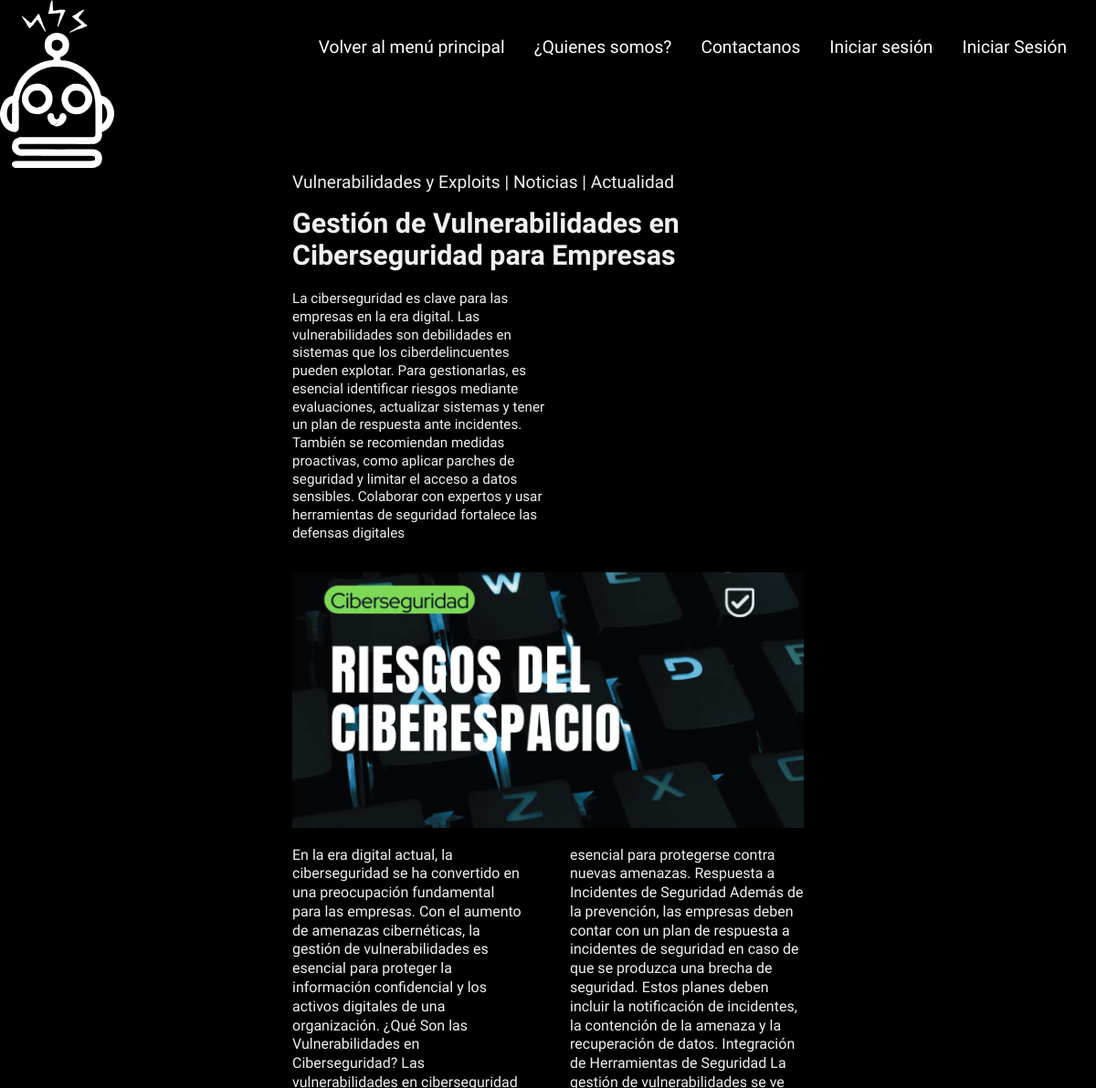
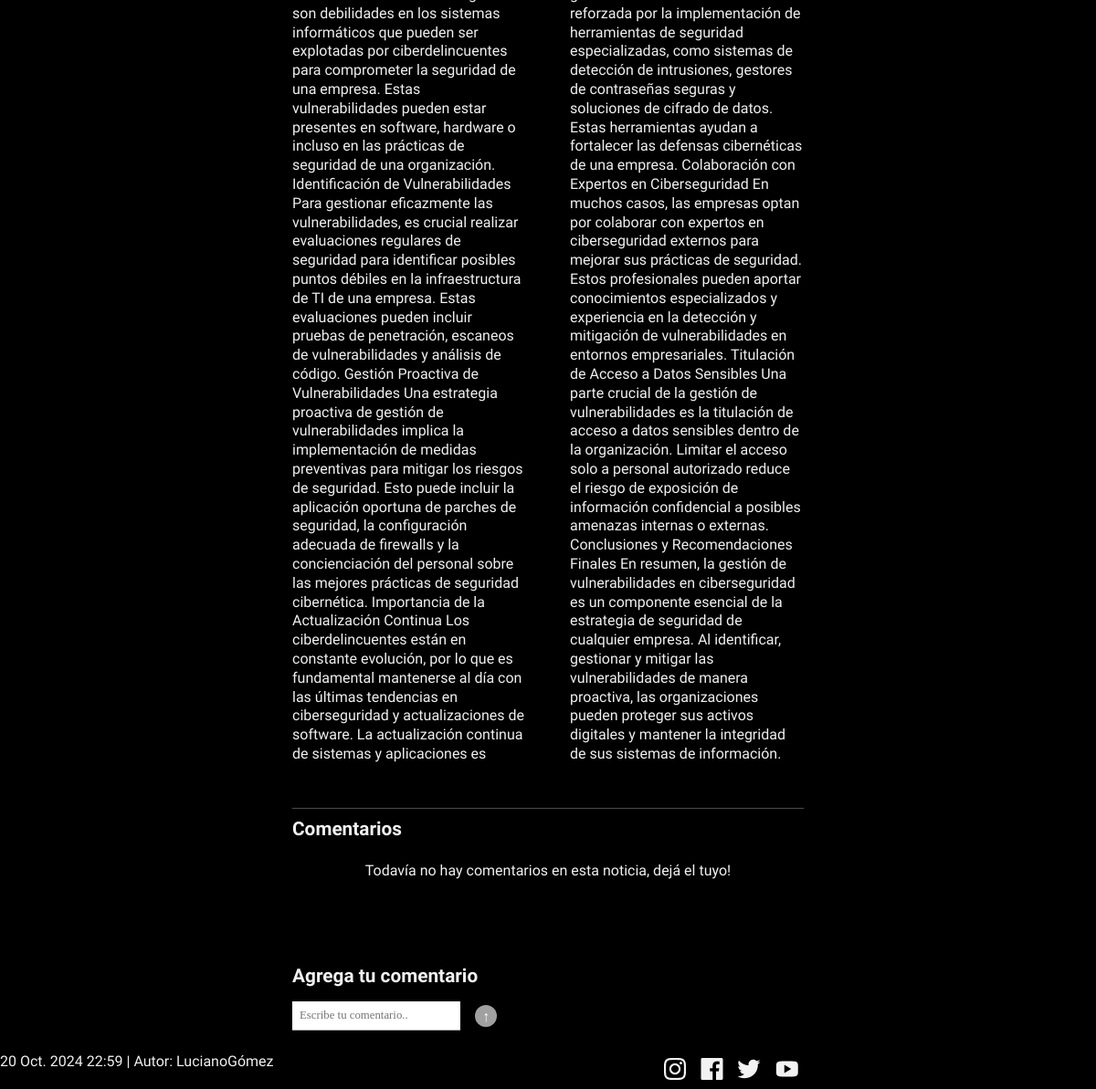
The app's page /post/2/ with its own data (2 pictures, top to bottom).
### apps/posts/models.py (models this page shows, shortened)
class Post(models.Model):
    titulo = models.CharField(max_length=200, null=False, verbose_name="Titulo")
    fecha = models.DateTimeField(auto_now_add=True, verbose_name="Fecha pub")
    autor = models.ForeignKey(User, on_delete=models.CASCADE)
    resumen = models.TextField(max_length=500, null=False, verbose_name="resumen")
    texto = models.TextField(null=False, verbose_name="Contenido")
    activo = models.BooleanField(default=True)
    categoria = models.ForeignKey(Categoria, on_delete=models.CASCADE, null=True, default='Sin categoria')
    imagen = models.ImageField(null=False, blank=True, upload_to='media')
    publicado = models.DateTimeField(default=timezone.now)

class Categoria (models.Model):
    nombre = models.CharField(max_length=30, null=False)

### apps/posts/views.py (the view)
# urls.py: path('post/<int:post_id>/', postindividual, name='postindividual'),
def postindividual(request, post_id):
    post = get_object_or_404(Post, id=post_id)
    comentarios = Comentario.objects.filter(post=post).order_by('-fecha_publicacion')
    if request.method == 'POST':
        form = ComentarioForm(request.POST)
        if form.is_valid():
            comentario = form.save(commit=False)
            comentario.post = post
            if request.user.is_authenticated:
                comentario.autor = request.user
                comentario.save()
                return redirect('postindividual', post_id=post.id)
            else:
                return redirect('login')
    else:
        form = ComentarioForm()
    return render(request, 'postindividual.html', {
        'post': post,
        'comentarios': comentarios,
        'form': form
    })

### apps/posts/form.py
class ComentarioForm(forms.ModelForm):
    class Meta:
        model = Comentario
        fields = ['contenido']
    def __init__(self, *args, **kwargs):
        super().__init__(*args, **kwargs)
        self.fields['contenido'].widget.attrs.update({
            'placeholder': 'Escribe tu comentario..',
            'rows': '1',
            'class': 'form-control'
        })

### templates/postindividual.html (shortened to what this page needs)
<!DOCTYPE html>
<html lang="es">
    <head>
        {% load static %}
        <link rel="stylesheet" href="{% static 'styles/style.css' %}">
    </head>
    <body>
        <header>
            <div class="Menus">
                <li><a href="{% url 'index' %}">Volver al menú principal</a></li>
                <li><a href="{% url 'quienessomos' %}">¿Quienes somos?</a></li>
                <li><a href="{% url 'contacto' %}">Contactanos</a></li>
                <li><a href="{% url 'registro' %}">Iniciar sesión</a></li>
                {% if user.is_authenticated %}
                    <li class="bienvenidouser">
                        {% if user.icono %}
                            <img src="{{ user.icono.url }}" alt="Icono de {{ user.username }}" class="icono_usuario">
                        {% endif %}
                        Bienvenido, {{ user.username }}
                    </li>
                    <li class="boton_cerrarses">
                        <form action="{% url 'logout' %}" method="post" style="display:inline;">
                            {% csrf_token %}
                            <button type="submit" class="bot_cerrar">Cerrar sesión</button>
                        </form>
                    </li>
                {% else %}
                    <li><a class="boton_inicioses" href="{% url 'login' %}">Iniciar Sesión</a></li>
                {% endif %}
            </div>
            <div class="encabezado_logo">
                <a href="{% url 'posts' %}">
                    <img src="{% static 'img/TCN_logo.png' %}" alt="">
                </a>
            </div>
        </header>
        <div class="contenidonoticia">
            <div class="contenidonoticia_titulos">
                <h4>{{ post.categoria.nombre }} | Noticias | Actualidad<h4>
                <h2>{{ post.titulo }}</h2>
                <div class="contenidonoticia_titulos--division"></div>
            </div>
            <div class="contenidonoticia_resumen">
                <p>{{ post.resumen }}</p>
            </div>
            <div class="contenidonoticia_imagen">
                <img src="{{ post.imagen.url }}" alt="">
            </div>
            <div class="contenidonoticia_texto">
                <p>{{ post.texto }}</p>
            </div>
            <div class="contenidonoticia_texto--division"></div>
        </div>
        <div class="contenidocomentarios_titulo">
            <h3>Comentarios</h3>
        </div>
        <div class="contenidocomentarios">
            {% for comentario in comentarios %}
                <div class="contenidocomentarios_usuario">
                    <h4>{{ comentario.autor.username }} | {{ comentario.fecha_publicacion }}</h4>
                    <p>" {{ comentario.contenido }} "</p>
                </div>
            {% empty %}
                <p>Todavía no hay comentarios en esta noticia, dejá el tuyo!</p>
            {% endfor %}
        </div>
        <div class="contenidonoticia_texto--division2"></div>
        <div class="formcomentario">
            <h3>Agrega tu comentario</h3>
            <form method="POST">
                <div class="form-group">
                    {{ form.contenido }}
                    <button type="submit" class="btn-submit">↑</button>
                </div>
        </div>
        <div class="redesautor_noticia">
            <p>{{ post.fecha }} | Autor: {{post.autor}}</p>
            <div class="redes_noticia">
                <a href=""  class="icon1"><img class="redes__iconos-pag" src="{% static 'img/iconos/Instagram.png' %}" alt="instagram" title="instagram"/></a>
                <a href=""  class="icon1"><img class="redes__iconos-pag" src="{% static 'img/iconos/facebook.png' %}" alt="facebook" title="facebook"/></a>
                <a href="" class="icon1"><img class="redes__iconos-pag" src="{% static 'img/iconos/twitter.png' %}" alt="x-twitter" title="x-twitter"/></a>
                <a href="" class="icon1"><img class="redes__iconos-pag" src="{% static 'img/iconos/youtube.png' %}" alt="youtube" title="youtube"/></a>
            </div>
        </div>
    </body>

### static/styles/style.css (style rules this page uses)
:root { --negro: #000000; --gris: #4b4b4b; --gris_claro: #b1b1b1; --blanco: #f0f0f0; --magenta: #AE0061; --lilitacarrio: #7E35BB; --violeta: #5A61F7; --azul: #012187; }
body, h1, h2, h3, p, h4, li, ul, section, div, a, ol, img { margin: 0; padding: 0; text-decoration: none; list-style: none; font-family: "Poiret One", sans-serif; font-size: 1rem; color: var(--blanco); box-sizing: border-box; }
body { background-color: #000000; }
.Menus { position: absolute; top: 0; right: 0; margin-top: 2.5rem; margin-right: 2rem; z-index: 1; display: flex; gap: 2rem; }
.Menus a { color: white; text-decoration: none; font-size: 1.2rem; }
.contenidonoticia { margin: 0 20rem; }
.contenidonoticia_titulos h4 { font-family: "Poiret One", serif; font-weight: 500; font-style: normal; font-size: 1.2rem; }
.contenidonoticia_titulos h2 { font-size: 1.9rem; margin-top: 1rem; max-width: 80%; }
.contenidonoticia_titulos--division { height: 1px; background-color: #000; width: 75%; margin: 10px 0; }
.redesautor_noticia { display: flex; justify-content: space-between; margin-right: 20rem; }
.contenidonoticia_resumen p { font-family: "Poiret One", serif; font-weight: 400; font-style: normal; font-size: 0.95rem; max-width: 50%; line-height: 1.3; }
.contenidonoticia_imagen { margin-top: 2rem; }
.contenidonoticia_imagen img { width: 100%; }
.contenidonoticia_texto p { font-family: "Poiret One", serif; font-weight: 400; font-style: normal; font-size: 1rem; max-width: 50%; line-height: 1.3; }
.contenidonoticia_texto p { font-family: "Poiret One", serif; font-weight: 400; font-style: normal; font-size: 1rem; max-width: 50%; line-height: 1.3; max-width: 100%; column-count: 2; column-gap: 3rem; margin-top: 1rem; }
.contenidonoticia_texto--division { height: 1px; background-color: var(--gris); width: 100%; margin: 10px 0; margin-top: 3rem; }
.formcomentario, .contenidocomentarios { margin: 0 20rem; }
.contenidocomentarios_titulo h3 { font-size: 1.3rem; margin: 0 20rem; font-weight: 600; }
.contenidocomentarios { display: flex; justify-content: center; align-items: center; flex-wrap: wrap; gap: 3rem; margin-top: 1.5rem; }
.contenidonoticia_texto--division2 { display: flex; justify-content: center; height: 1px; background-color: #000; width: 67%; margin: 2rem 20rem; }
.formcomentario h3 { font-size: 1.3rem; font-weight: 600; margin-bottom: 1rem; }
.form-group input, .form-group textarea { border: none; width: 50%; padding: 0.5rem; border-bottom: 1px solid #a0a0a0; font-size: 0.9rem; overflow: hidden; font-family: Poppins; font-size: 0.8rem; }
.form-group { display: flex; margin-bottom: 1.5rem; align-items: center; }
.form-group textarea { resize: none; width: 30%; overflow: hidden; height: auto; min-height: 0.1px; max-height: 15rem; overflow-y: hidden; transition: height 0.2s; outline: none; }
.btn-submit { background-color: #a0a0a0; color: white; padding: 0.25rem 0.5rem; border: none; border-radius: 2rem; cursor: pointer; height: 1.5rem; font-size: 1rem; margin-left: 1rem; transition: background-color 0.3s; }

### records on screen
Post: categoria.nombre "Vulnerabilidades y Exploits", titulo "Gestión de Vulnerabilidades en Ciberseguridad para Empresas", resumen "La ciberseguridad es clave para las empresas en la era digital. Las vulnerabilidades son debilidades en sistemas que los ciberdelincuentes pueden explotar. Para gestionarlas, es esencial identificar riesgos mediante evaluaciones, actualizar sistemas y tener un plan de respuesta ante incidentes. También se recomiendan medidas proactivas, como aplicar parches de seguridad y limitar el acceso a datos sensibles. Colaborar con expertos y usar herramientas de seguridad fortalece las defensas digitales", imagen (picture), texto "En la era digital actual, la ciberseguridad se ha convertido en una preocupación fundamental para las empresas. Con el aumento de amenazas cibernéticas, la gestión de vulnerabilidades es esencial para proteger la información confidencial y los activos digitales de una organización. ¿Qué Son las Vulnerabilidades en Ciberseguridad? Las vulnerabilidades en ciberseguridad son debilidades en los sistemas informáticos que pueden ser explotadas por ciberdelincuentes para comprometer la seguridad de una empresa. Estas vulnerabilidades pueden estar presentes en software, hardware o incluso en las prácticas de seguridad de una organización. Identificación de Vulnerabilidades Para gestionar…", fecha "20 Oct. 2024 22:59", autor "LucianoGómez"
